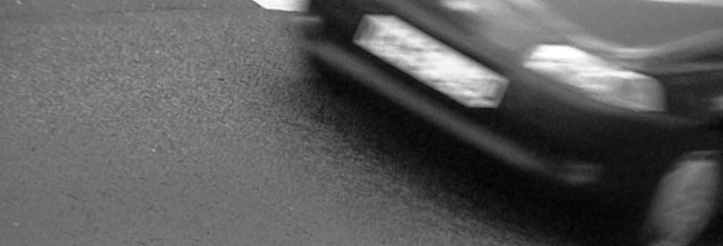
#> input picture car.png, 723 x 246 px
$ python main.py
#> lines starting #> are read from the running program, lines starting #| are printed output that depends on the picture
from __future__ import division
import numpy as np
import scipy
from numpy import *
from scipy import *
from pylab import *
import numpy as np
import matplotlib.pyplot as plt
import scipy.ndimage as ndimage


I = imread("car.png")[:,:,1] # The image is already in black & white, so we can just read one color channel (here red)
#> I: shape (246, 723) float32; min 0, max 1, mean 0.359
# I is a N1 x N2 array such that I[i,j], between 0 and 1, codes the intensity of light at pixel (i,j).
# Careful: i is the vertical index and j is the horizontal one! (check it)
figure()
imshow(I, cmap="Greys_r") # Greys_r to display 0 as black and 1 and white

# useful functions: fft2 (not fft!), ifft2 (not ifft!), conj
figure()
imshow(log10(abs(fft2(I))), cmap="Greys_r") # Greys_r to display 0 as black and 1 and white
colorbar()


L = 15
mu = 0.005 # without this term, the noises will be emphasized by the fourier transformation
height, width = I.shape
#> height = 246; width = 723
h = np.zeros((height, width))


for j in range(0, 2*L):
    h[0, j]=1./(2*L)


g_hat = fft2(I)
h_hat = fft2(h)

square_h_hat = h_hat*h_hat

f_hat = g_hat*np.conjugate(h_hat)/(abs(square_h_hat)+mu)

figure()
imshow(np.real(ifft2(f_hat)), cmap="Greys_r")
show()
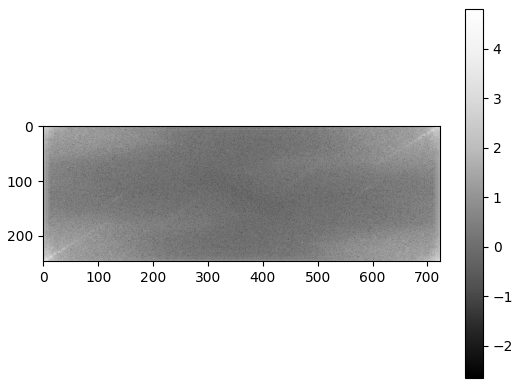
#> figure drawn by matplotlib, 2 panels
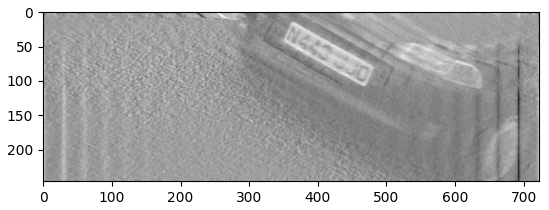
#> figure drawn by matplotlib, 1 panel
